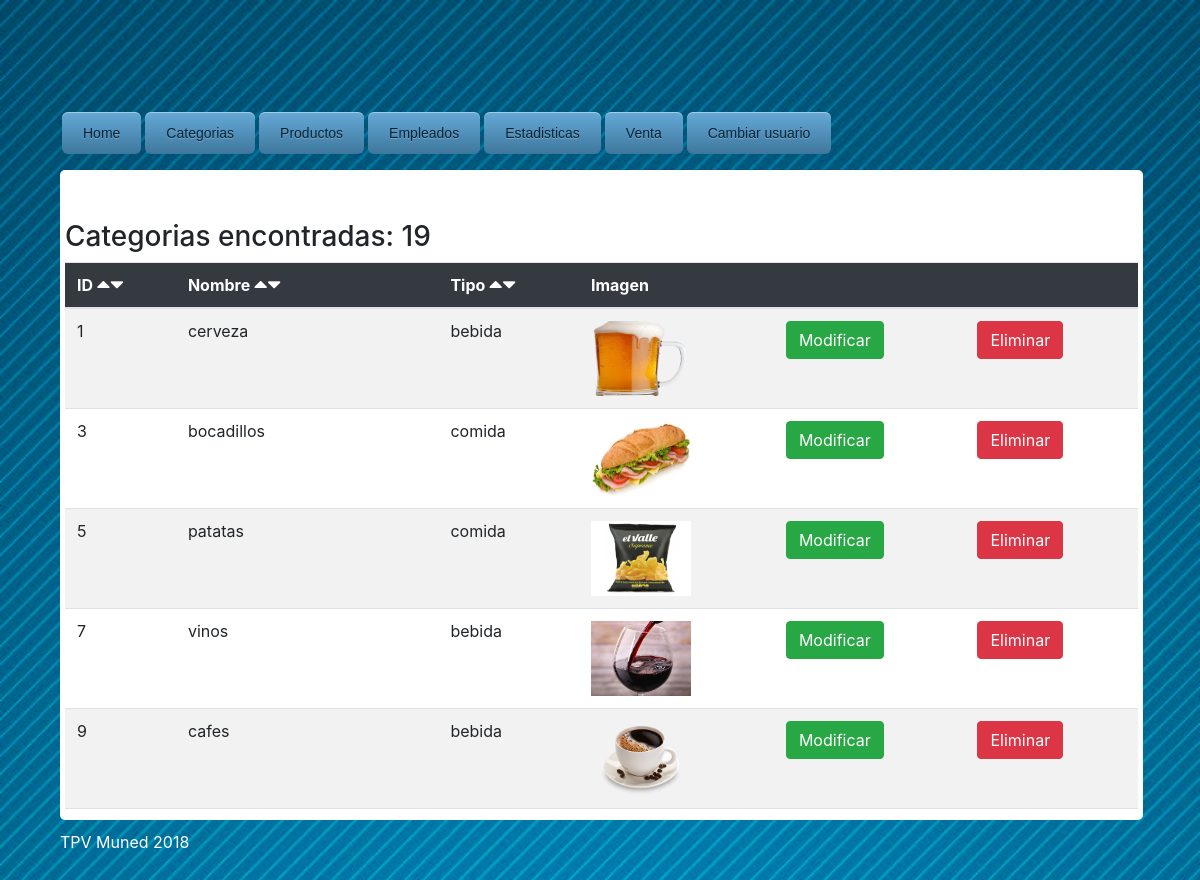
Screenshot of /tpv_muned/gerente/categorias_ver.php (signed in) with the database file from the repository.
### tables this page shows
CREATE TABLE `categorias` (
  `categoriaID` int(10) NOT NULL,
  `nombre` char(20) NOT NULL,
  `tipo` char(16) NOT NULL,
  `imagen` char(20) NOT NULL
);

### tpv_muned/gerente/plantilla_gerente.php (called while the page is built, shortened)
<?php
require_once ("../page.php");
class PlantillaGerente extends Page{
	public function menu(){
		$menus = new Menus();
    	$buttons_gerente = $menus ->gerente();
    	$this -> displayMenu($buttons_gerente);
	}
}
	$plantilla = new PlantillaGerente();
	$plantilla -> menu();
	$plantilla -> display();
?>

### tpv_muned/gerente/categorias_ver.php (the view, shortened to what this page needs)
<?php
    require_once ("plantilla_gerente.php");
    class Category_View extends PlantillaGerente{
      public function displayBody(){
        ?>
        <div class="contenido listas">
        <?php
        $conexion = new Database();
        $db = $conexion ->conectar();
        $query = "SELECT * FROM categorias";
        $stmt = $db->prepare($query);
        $stmt->execute();
        $stmt->store_result();
        $stmt->bind_result($id, $nombre, $tipo, $imagen);
        ?>
        <h3>Categorias encontradas: <?= $stmt->num_rows?></h3>
        <table class="table table-striped table-autosort">
          <thead>
            <tr class="bg-dark text-white">
              <th class="table-sortable:numeric">ID <i class="fa fa-caret-up fa-lg"></i><i class="fa fa-caret-down fa-lg"></i></th>
              <th class="table-sortable:alphanumeric">Nombre <i class="fa fa-caret-up fa-lg"></i><i class="fa fa-caret-down fa-lg"></i></th>
              <th class="table-sortable:alphanumeric">Tipo <i class="fa fa-caret-up fa-lg"></i><i class="fa fa-caret-down fa-lg"></i></th>
              <th>Imagen</th>
              <th></th>
              <th></th>
            </tr>
        </thead>
         <tbody>
        <?php
        while($stmt->fetch()) {
          ?>
          <tr>
            <td><?=$id?></td>
            <td><?=$nombre?></td>
            <td><?=$tipo?></td>
            <td><img src= "<?php echo "../uploads/".$imagen;?>" alt= "" width= "100" height= "75"/></td>
            <td><a href='categorias_modificar.php?id=<?=$id?>'> <button type='button' class='btn btn-success'>Modificar</button> </a></td>
            <td><a href='categorias_eliminar.php?id=<?=$id?>'> <button type='button' class='btn btn-danger'>Eliminar</button> </a></td>
          <?php
        }
        ?>
          </tbody>
        </table>
      </div>
      <?php
    }
  }
  $category_View = new Category_View();
  $category_View -> display();
  $category_View -> displayBody();
  $category_View -> displayFooter();
  ?>

### tpv_muned/page.php (shortened to what this page needs)
<?php
class Page{
	public function display(){
		$this -> displayTitle();
		$this -> displayHeader();
		?>
		<?php
	}
	public function displayTitle(){
		echo "<html>\n<head>\n";
		?>
		<link href="<?php echo CSS_PATH."bootstrap.min.css"; ?>" rel="stylesheet" media="screen">
		<link rel="stylesheet" type="text/css" href="<?php echo CSS_PATH."styles.css"; ?>">
		<link href="<?php echo CSS_PATH."all.css"; ?>" rel="stylesheet">
		<?php
	}
	public function displayHeader(){
		echo "</head>\n<body>\n";
		?>
		<?php
	}
	public function displayMenu($buttons){
		?>
		<div id="centrar">
		<div id="menutop">
			<nav class="menutop">
			<ul>
				<?php
				while (list($name, $url) = each($buttons)){
					if(is_array($url)){
						?>
						<li><a href=""><?= $name ?></a>
						<?php
						while (list($name2, $url2)= each($url)) {
								?>
								<li><a href="<?= $url2 ?>"><?= $name2 ?></a></li>
								<?php
						}
						?>
						</li>
						<?php
					}else{
						?>
						<li><a href="<?= $url ?>"><?= $name ?></a></li>
						<?php
					}
				}
				?>
			</ul>
			</nav>
		</div>
		<?php
	}
			?>
			<?php
	public function displayFooter(){
		?>
		<footer>
			<div class="foot">
				<p>TPV Muned 2018<br /></p>
			</div>
		</footer>
		<?php
		echo "</div>\n";
		echo "</body>\n</html>\n";
	}
}
?>

### tpv_muned/css/styles.css (style rules this page uses)
body { background-image: url(fondo.jpg); background-position: center center; background-repeat: no-repeat; background-attachment: fixed; background-size: cover; background-color: #66999; }
#centrar { position: absolute; top: 5%; left: 5%; text-align: left; width: 95%; height: 95%; }
#menutop { position: absolute; z-index: 1; top: 0px; left: 0px; right: 0px; clear: both; width: 95%; }
.contenido { position: relative; z-index: 0; top: 60px; left: 0px; right: 0px; bottom: 0px; margin-bottom: 60px; overflow: scroll; width: 95%; padding: 5px; background: #fff; border-radius: 5px 5px 5px 5px; -moz-border-radius: 5px 5px 5px 5px; -webkit-border-radius: 5px 5px 5px 5px; border: 0px solid #000000; max-height: 650px; }
.listas { padding-top: 50px; }
.menutop ul { display: flex; flex-wrap: wrap; padding: 0; margin: 0; list-style: none; }
.menutop a { display: block; text-decoration: none; background: #3e779d; background: -webkit-gradient(linear, left top, left bottom, from(#65a9d7), to(#3e779d)); background: -webkit-linear-gradient(top, #65a9d7, #3e779d); background: -moz-linear-gradient(top, #65a9d7, #3e779d); background: -ms-linear-gradient(top, #65a9d7, #3e779d); background: -o-linear-gradient(top, #65a9d7, #3e779d); background-image: -ms-linear-gradient(top, #65a9d7 0%, #3e779d 100%); padding: 10.5px 21px; -webkit-border-radius: 6px; -moz-border-radius: 6px; border-radius: 6px; -webkit-box-shadow: rgba(255,255,255,0.4) 0 0px 0, inset rgba(255,255,255,0.4) 0 1px 0; -moz-box-shadow: rgba(255,255,255,0.4) 0 0px 0, inset rgba(255,255,255,0.4) 0 1px 0; box-shadow: rgba(255,255,255,0.4) 0 0px 0, inset rgba(255,255,255,0.4) 0 1px 0; text-shadow: #7ea4bd 0 1px 0; color: #03253b; font-size: calc(8px + .5vw); font-family: helvetica, serif; text-decoration: none; vertical-align: middle; }
footer { float: left; margin-top: 10px; width: 95%; }
footer p { color: #fff; float: left; width: 50%; }
nav { clear: both; }
nav ul { list-style: none; }
nav ul li { padding: 2px; }
nav ul li a { text-decoration: none; }

### tpv_muned/css/all.css (style rules this page uses)
.fa, .fas, .far, .fal, .fab { -moz-osx-font-smoothing: grayscale; -webkit-font-smoothing: antialiased; display: inline-block; font-style: normal; font-variant: normal; text-rendering: auto; line-height: 1; }
.fa-lg { font-size: 1.33333em; line-height: 0.75em; vertical-align: -.0667em; }
.fa-caret-down:before { content: "\f0d7"; }
.fa-caret-up:before { content: "\f0d8"; }
.fa, .fas { font-family: 'Font Awesome 5 Free'; font-weight: 900; }

### rows the page displays
categorias: categoriaID "1", nombre "cerveza", tipo "bebida", imagen (picture)
categorias: categoriaID "3", nombre "bocadillos", tipo "comida", imagen (picture)
categorias: categoriaID "5", nombre "patatas", tipo "comida", imagen (picture)
categorias: categoriaID "7", nombre "vinos", tipo "bebida", imagen (picture)
categorias: categoriaID "9", nombre "cafes", tipo "bebida", imagen (picture)

### other values shown
$name "Home"
$name "Categorias"
$name "Productos"
$name "Empleados"
$name "Estadisticas"
$name "Venta"
$name "Cambiar usuario"
$stmt->num_rows "19"
